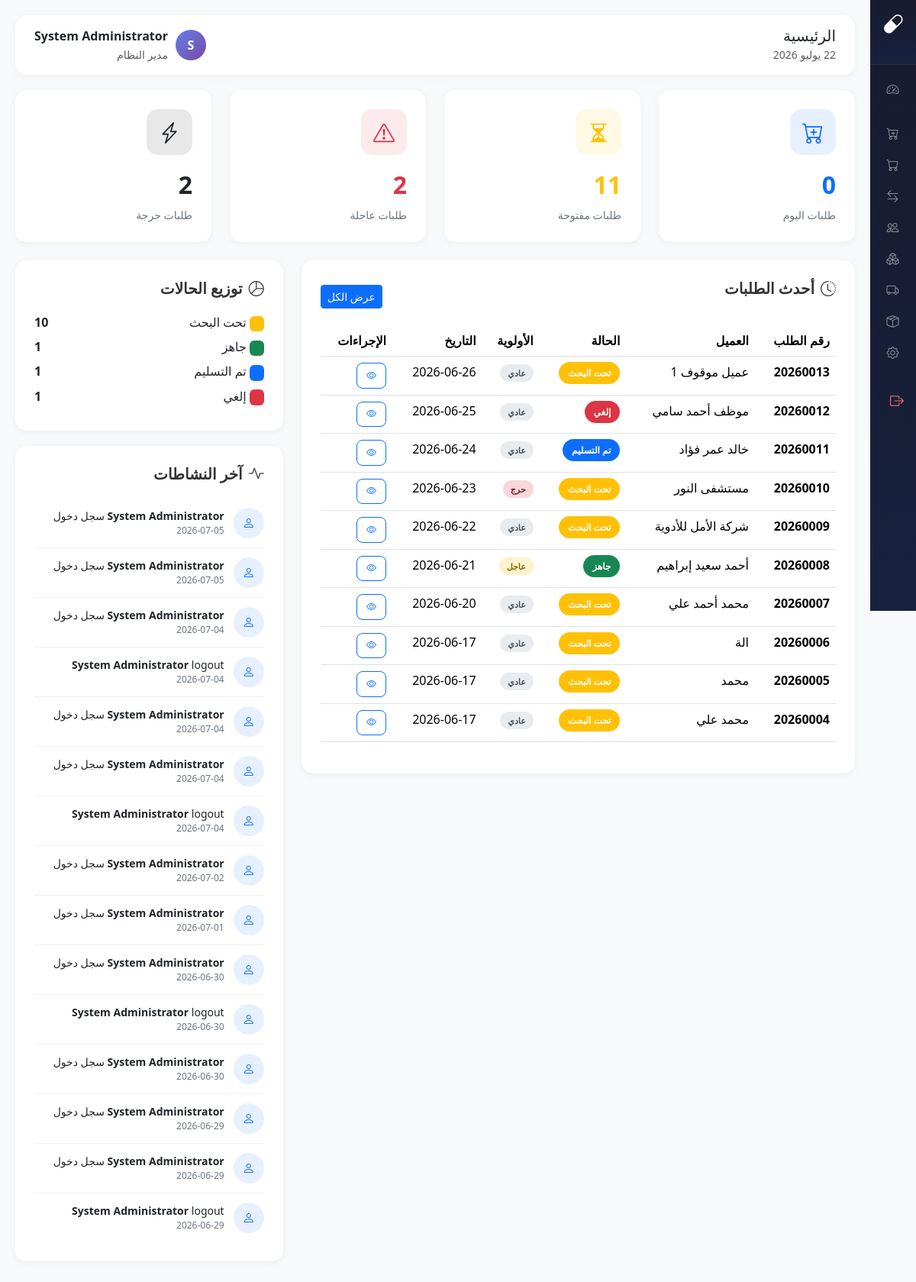
The page /modules/customer-requests/index.php (signed in) on the database its author committed.
### tables this page shows
CREATE TABLE `orders` (
  `id` int(11) NOT NULL,
  `order_number` varchar(20) NOT NULL,
  `customer_id` int(11) DEFAULT NULL,
  `customer_code` varchar(50) DEFAULT NULL,
  `customer_name` varchar(100) NOT NULL,
  `customer_phone` varchar(20) DEFAULT NULL,
  `customer_phone2` varchar(20) DEFAULT NULL,
  `customer_address` varchar(255) DEFAULT NULL,
  `branch_code` varchar(20) DEFAULT NULL,
  `order_date` datetime DEFAULT current_timestamp(),
  `priority` enum('normal','urgent','critical') DEFAULT 'normal',
  `status_id` int(11) DEFAULT 1,
  `total_items` int(11) DEFAULT 0,
  `notes` text DEFAULT NULL,
  `created_by` int(11) NOT NULL,
  `created_at` timestamp NOT NULL DEFAULT current_timestamp(),
  `updated_by` int(11) DEFAULT NULL,
  `updated_at` timestamp NULL DEFAULT NULL,
  `total_discount_type` enum('percentage','fixed') DEFAULT NULL,
  `total_discount_value` decimal(10,2) DEFAULT 0.00,
  `final_total` decimal(10,2) DEFAULT 0.00
);

CREATE TABLE `order_statuses` (
  `id` int(11) NOT NULL,
  `status_name` varchar(50) NOT NULL,
  `status_color` varchar(20) DEFAULT '#6c757d',
  `sort_order` int(11) DEFAULT 0,
  `is_default` tinyint(1) DEFAULT 0,
  `is_final` tinyint(1) DEFAULT 0,
  `is_active` tinyint(1) DEFAULT 1,
  `created_at` timestamp NOT NULL DEFAULT current_timestamp(),
  `updated_at` timestamp NOT NULL DEFAULT current_timestamp() ON UPDATE current_timestamp()
);

CREATE TABLE `activity_logs` (
  `id` int(11) NOT NULL,
  `user_id` int(11) DEFAULT NULL,
  `user_name` varchar(100) DEFAULT NULL,
  `action` varchar(50) NOT NULL,
  `table_name` varchar(50) DEFAULT NULL,
  `record_id` int(11) DEFAULT NULL,
  `old_value` text DEFAULT NULL,
  `new_value` text DEFAULT NULL,
  `ip_address` varchar(50) DEFAULT NULL,
  `created_at` timestamp NOT NULL DEFAULT current_timestamp()
);

CREATE TABLE `users` (
  `id` int(11) NOT NULL,
  `username` varchar(50) NOT NULL,
  `password` varchar(255) NOT NULL,
  `full_name` varchar(100) NOT NULL,
  `role` enum('admin','pharmacist','purchaser','cashier') DEFAULT 'pharmacist',
  `branch_code` varchar(20) DEFAULT NULL,
  `phone` varchar(20) DEFAULT NULL,
  `is_active` tinyint(1) DEFAULT 1,
  `last_login` datetime DEFAULT NULL,
  `created_at` timestamp NOT NULL DEFAULT current_timestamp(),
  `updated_at` timestamp NOT NULL DEFAULT current_timestamp() ON UPDATE current_timestamp()
);

### core/config.php (called while the page is built, shortened)
<?php
function timeAgo($datetime) {
    $time = strtotime($datetime);
    $now = time();
    $diff = $now - $time;
    return date('Y-m-d', $time);
}
function arabicDate($date) {
    $d = new DateTime($date);
    $day = $d->format('d');
    $month = AR_MONTHS[(int)$d->format('m') - 1];
    $year = $d->format('Y');
    return "$day $month $year";
}

### modules/customer-requests/index.php (the view, shortened to what this page needs)
<?php
require_once __DIR__ . '/../../core/config.php';
$db = getDB();
$stats = [];
$stmt = $db->query("SELECT COUNT(*) as count FROM orders WHERE DATE(order_date) = CURDATE()");
$stats['today_orders'] = $stmt->fetch()['count'];
$stmt = $db->query("SELECT COUNT(*) as count FROM orders o
    JOIN order_statuses os ON o.status_id = os.id
    WHERE os.is_final = 0");
$stats['open_orders'] = $stmt->fetch()['count'];
$stmt = $db->query("SELECT COUNT(*) as count FROM orders WHERE priority = 'urgent' AND status_id IN (SELECT id FROM order_statuses WHERE is_final = 0)");
$stats['urgent_orders'] = $stmt->fetch()['count'];
$stmt = $db->query("SELECT COUNT(*) as count FROM orders WHERE priority = 'critical' AND status_id IN (SELECT id FROM order_statuses WHERE is_final = 0)");
$stats['critical_orders'] = $stmt->fetch()['count'];
$stmt = $db->query("SELECT o.*, os.status_name, os.status_color, u.full_name as creator_name
    FROM orders o
    JOIN order_statuses os ON o.status_id = os.id
    JOIN users u ON o.created_by = u.id
    ORDER BY o.created_at DESC LIMIT 10");
$recent_orders = $stmt->fetchAll();
$stmt = $db->query("SELECT os.status_name, os.status_color, COUNT(o.id) as count
    FROM order_statuses os
    LEFT JOIN orders o ON os.id = o.status_id
    WHERE os.is_active = 1
    GROUP BY os.id, os.status_name, os.status_color
    ORDER BY os.sort_order");
$status_dist = $stmt->fetchAll();
$stmt = $db->query("SELECT al.*, u.full_name as user_name
    FROM activity_logs al
    LEFT JOIN users u ON al.user_id = u.id
    ORDER BY al.created_at DESC LIMIT 15");
$activities = $stmt->fetchAll();
$page_title = 'الرئيسية';
?>
<!DOCTYPE html>
<html lang="ar" dir="rtl">
<head>
    <link href="https://cdn.jsdelivr.net/npm/bootstrap@5.3.2/dist/css/bootstrap.rtl.min.css" rel="stylesheet">
    <link href="https://cdn.jsdelivr.net/npm/bootstrap-icons@1.11.1/font/bootstrap-icons.css" rel="stylesheet">
    <link href="https://cdn.datatables.net/1.13.7/css/dataTables.bootstrap5.min.css" rel="stylesheet">
</head>
<body>
<?php require_once __DIR__ . '/../../includes/sidebar.php'; ?>
    <div class="main-content">
        <div class="topbar">
            <div>
                <h5 class="mb-0"><?= $page_title ?></h5>
                <small class="text-muted"><?= arabicDate(date('Y-m-d')) ?></small>
            </div>
            <div class="d-flex align-items-center">
                <div class="user-avatar"><?= mb_substr($_SESSION['user_name'], 0, 1) ?></div>
                <div>
                    <div class="fw-bold"><?= $_SESSION['user_name'] ?></div>
                    <small class="text-muted"><?= $_SESSION['user_role'] === 'admin' ? 'مدير النظام' : 'صيدلي' ?></small>
                </div>
            </div>
        </div>
        <div class="row g-4 mb-4">
            <div class="col-md-3">
                <div class="stat-card">
                    <div class="stat-icon bg-primary bg-opacity-10 text-primary">
                        <i class="bi bi-cart-plus"></i>
                    </div>
                    <div class="stat-value text-primary"><?= $stats['today_orders'] ?></div>
                    <div class="stat-label">طلبات اليوم</div>
                </div>
            </div>
            <div class="col-md-3">
                <div class="stat-card">
                    <div class="stat-icon bg-warning bg-opacity-10 text-warning">
                        <i class="bi bi-hourglass-split"></i>
                    </div>
                    <div class="stat-value text-warning"><?= $stats['open_orders'] ?></div>
                    <div class="stat-label">طلبات مفتوحة</div>
                </div>
            </div>
            <div class="col-md-3">
                <div class="stat-card">
                    <div class="stat-icon bg-danger bg-opacity-10 text-danger">
                        <i class="bi bi-exclamation-triangle"></i>
                    </div>
                    <div class="stat-value text-danger"><?= $stats['urgent_orders'] ?></div>
                    <div class="stat-label">طلبات عاجلة</div>
                </div>
            </div>
            <div class="col-md-3">
                <div class="stat-card">
                    <div class="stat-icon bg-dark bg-opacity-10 text-dark">
                        <i class="bi bi-lightning-charge"></i>
                    </div>
                    <div class="stat-value text-dark"><?= $stats['critical_orders'] ?></div>
                    <div class="stat-label">طلبات حرجة</div>
                </div>
            </div>
        </div>
        <div class="row">
            <div class="col-lg-8">
                <div class="content-card">
                    <div class="d-flex justify-content-between align-items-center mb-3">
                        <h5><i class="bi bi-clock-history me-2"></i>أحدث الطلبات</h5>
                        <a href="orders.php" class="btn btn-sm btn-primary">عرض الكل</a>
                    </div>
                    <div class="table-responsive">
                        <table class="table table-hover">
                            <thead>
                                <tr>
                                    <th>رقم الطلب</th>
                                    <th>العميل</th>
                                    <th>الحالة</th>
                                    <th>الأولوية</th>
                                    <th>التاريخ</th>
                                    <th>الإجراءات</th>
                                </tr>
                            </thead>
                            <tbody>
                                <?php foreach ($recent_orders as $order): ?>
                                <tr>
                                    <td class="fw-bold"><?= $order['order_number'] ?></td>
                                    <td><?= $order['customer_name'] ?></td>
                                    <td>
                                        <span class="status-badge" style="background: <?= $order['status_color'] ?>">
                                            <?= $order['status_name'] ?>
                                        </span>
                                    </td>
                                    <td>
                                        <span class="priority-badge priority-<?= $order['priority'] ?>">
                                            <?= $order['priority'] === 'normal' ? 'عادي' : ($order['priority'] === 'urgent' ? 'عاجل' : 'حرج') ?>
                                        </span>
                                    </td>
                                    <td><?= timeAgo($order['created_at']) ?></td>
                                    <td>
                                        <a href="orders.php?view=<?= $order['id'] ?>" class="btn btn-sm btn-outline-primary btn-action">
                                            <i class="bi bi-eye"></i>
                                        </a>
                                    </td>
                                </tr>
                                <?php endforeach; ?>
                            </tbody>
                        </table>
                    </div>
                </div>
            </div>
            <div class="col-lg-4">
                <div class="content-card">
                    <h5><i class="bi bi-pie-chart me-2"></i>توزيع الحالات</h5>
                    <?php foreach ($status_dist as $status): ?>
                    <div class="d-flex justify-content-between align-items-center mb-2">
                        <span>
                            <span class="badge" style="background: <?= $status['status_color'] ?>">&nbsp;</span>
                            <?= $status['status_name'] ?>
                        </span>
                        <span class="fw-bold"><?= $status['count'] ?></span>
                    </div>
                    <?php endforeach; ?>
                </div>
                <div class="content-card">
                    <h5><i class="bi bi-activity me-2"></i>آخر النشاطات</h5>
                    <?php foreach ($activities as $activity): ?>
                    <div class="activity-item">
                        <div class="activity-icon bg-primary bg-opacity-10 text-primary">
                            <i class="bi bi-person"></i>
                        </div>
                        <div class="activity-content">
                            <div class="small">
                                <strong><?= $activity['user_name'] ?? 'System' ?></strong>
                                <?= $activity['action'] === 'login' ? 'سجل دخول' : ($activity['action'] === 'create' ? 'أضاف طلب جديد' : ($activity['action'] === 'update' ? 'عدل طلب' : $activity['action'])) ?>
                            </div>
                            <div class="activity-time"><?= timeAgo($activity['created_at']) ?></div>
                        </div>
                    </div>
                    <?php endforeach; ?>
                </div>
            </div>
        </div>
    </div>
</body>
</html>

### modules/customer-requests/index.php (style rules this page uses)
:root { --primary: #667eea; --secondary: #764ba2; --success: #198754; --warning: #ffc107; --danger: #dc3545; --info: #0dcaf0; }
body { background: #f8f9fa; font-family: 'Segoe UI', Tahoma, Geneva, Verdana, sans-serif; }
.main-content { margin-right: 260px; padding: 20px; }
.topbar { background: white; border-radius: 15px; padding: 15px 25px; margin-bottom: 20px; box-shadow: 0 2px 10px rgba(0,0,0,0.05); display: flex; justify-content: space-between; align-items: center; }
.stat-card { background: white; border-radius: 15px; padding: 25px; box-shadow: 0 2px 10px rgba(0,0,0,0.05); transition: transform 0.2s; border: none; }
.stat-icon { width: 60px; height: 60px; border-radius: 15px; display: flex; align-items: center; justify-content: center; font-size: 28px; margin-bottom: 15px; }
.stat-value { font-size: 32px; font-weight: 700; margin-bottom: 5px; }
.stat-label { color: #6c757d; font-size: 14px; }
.content-card { background: white; border-radius: 15px; padding: 25px; box-shadow: 0 2px 10px rgba(0,0,0,0.05); margin-bottom: 20px; }
.content-card h5 { margin-bottom: 20px; color: #333; font-weight: 700; }
.status-badge { padding: 6px 12px; border-radius: 20px; font-size: 12px; font-weight: 600; color: white; }
.priority-badge { padding: 4px 10px; border-radius: 15px; font-size: 11px; font-weight: 600; }
.priority-normal { background: #e9ecef; color: #495057; }
.priority-urgent { background: #fff3cd; color: #856404; }
.priority-critical { background: #f8d7da; color: #721c24; }
.activity-item { padding: 12px 0; border-bottom: 1px solid #f0f0f0; display: flex; align-items: center; }
.activity-item:last-child { border-bottom: none; }
.activity-icon { width: 40px; height: 40px; border-radius: 50%; display: flex; align-items: center; justify-content: center; margin-left: 12px; font-size: 16px; flex-shrink: 0; }
.activity-content { flex: 1; }
.activity-time { color: #6c757d; font-size: 12px; }
.user-avatar { width: 40px; height: 40px; border-radius: 50%; background: linear-gradient(135deg, var(--primary), var(--secondary)); color: white; display: flex; align-items: center; justify-content: center; font-weight: 700; margin-left: 10px; }
.btn-action { padding: 6px 12px; border-radius: 8px; font-size: 13px; }

### includes/sidebar.php (style rules this page uses)
.main-content { margin-right: 60px !important; transition: margin-right 0.35s ease; }

### rows shown on the page
orders: total_items "2", order_number "20260007", customer_name "محمد أحمد علي", status.status_name "تحت البحث", priority "عادي", created_at "2026-06-20"
orders: order_number "20260013", customer_name "عميل موقوف 1", status.status_name "تحت البحث", priority "عادي", created_at "2026-06-26"
orders: order_number "20260012", customer_name "موظف أحمد سامي", status.status_name "إلغي", priority "عادي", created_at "2026-06-25"
orders: order_number "20260011", customer_name "خالد عمر فؤاد", status.status_name "تم التسليم", priority "عادي", created_at "2026-06-24"
orders: order_number "20260010", customer_name "مستشفى النور", status.status_name "تحت البحث", priority "حرج", created_at "2026-06-23"
orders: order_number "20260009", customer_name "شركة الأمل للأدوية", status.status_name "تحت البحث", priority "عادي", created_at "2026-06-22"
orders: order_number "20260008", customer_name "أحمد سعيد إبراهيم", status.status_name "جاهز", priority "عاجل", created_at "2026-06-21"
orders: order_number "20260006", customer_name "الة", status.status_name "تحت البحث", priority "عادي", created_at "2026-06-17"
orders: order_number "20260005", customer_name "محمد", status.status_name "تحت البحث", priority "عادي", created_at "2026-06-17"
orders: order_number "20260004", customer_name "محمد علي", status.status_name "تحت البحث", priority "عادي", created_at "2026-06-17"
activity_logs: user.full_name "System Administrator", action "سجل دخول", created_at "2026-07-05"
activity_logs: user.full_name "System Administrator", action "سجل دخول", created_at "2026-07-05"
activity_logs: user.full_name "System Administrator", action "سجل دخول", created_at "2026-07-04"
activity_logs: user.full_name "System Administrator", action "logout", created_at "2026-07-04"
activity_logs: user.full_name "System Administrator", action "سجل دخول", created_at "2026-07-04"
activity_logs: user.full_name "System Administrator", action "سجل دخول", created_at "2026-07-04"
activity_logs: user.full_name "System Administrator", action "logout", created_at "2026-07-04"
activity_logs: user.full_name "System Administrator", action "سجل دخول", created_at "2026-07-02"
activity_logs: user.full_name "System Administrator", action "سجل دخول", created_at "2026-07-01"
activity_logs: user.full_name "System Administrator", action "سجل دخول", created_at "2026-06-30"
activity_logs: user.full_name "System Administrator", action "logout", created_at "2026-06-30"
activity_logs: user.full_name "System Administrator", action "سجل دخول", created_at "2026-06-30"
activity_logs: user.full_name "System Administrator", action "سجل دخول", created_at "2026-06-29"
activity_logs: user.full_name "System Administrator", action "سجل دخول", created_at "2026-06-29"
activity_logs: user.full_name "System Administrator", action "logout", created_at "2026-06-29"

### other values the page prints
$page_title "الرئيسية"
mb_substr($_SESSION['user_name'], 0, 1) "S"
$_SESSION['user_name'] "System Administrator"
$stats['today_orders'] "0"
$stats['open_orders'] "11"
$status['status_name'] "تحت البحث"
$status['count'] "10"
$status['status_name'] "جاهز"
$status['count'] "1"
$status['status_name'] "تم التسليم"
$status['status_name'] "إلغي"
